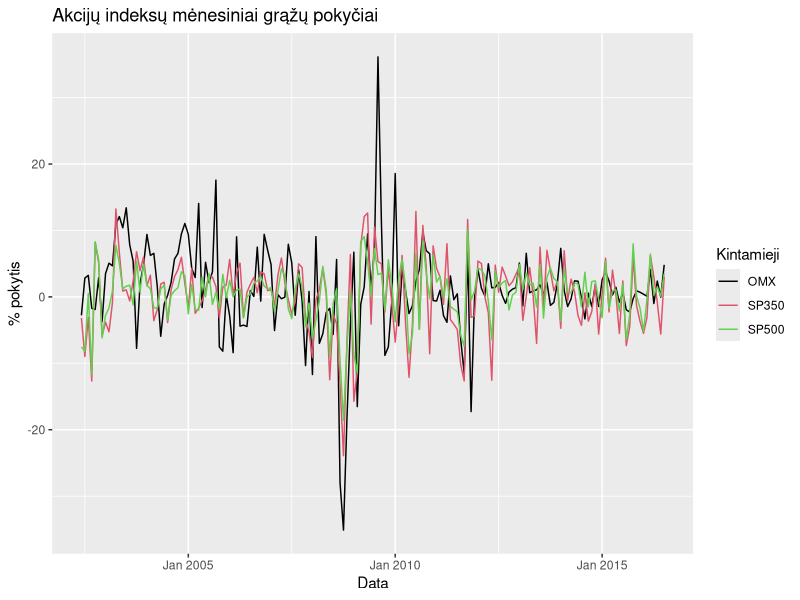
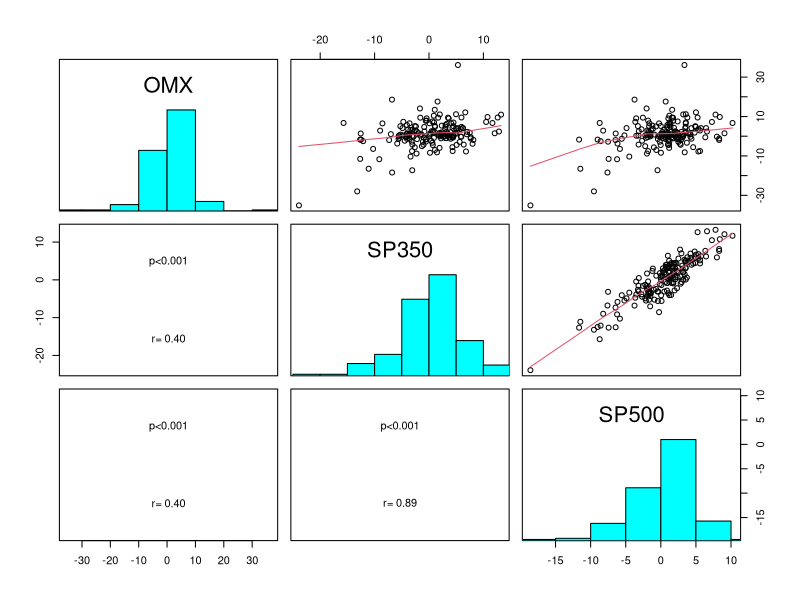

Here is the R script that generated these plots, in order: (Note: this script raises an error after producing the figures.)
## ---- chunk 1
library("quantmod")
library("forecast")
library("xts")
library("dplyr")
library("gridExtra")
library("dynlm")
library("ggplot2")
library("reshape2")
library("knitr")
library("tseries")
library("MASS")
library("car")
library("sandwich")
library("lmtest")
## ---- chunk 2
data=read.csv("rawdata.csv")



data[ data == ":" ] = NA
data=data[complete.cases(data),]
rownames(data)<-NULL
## ---- chunk 3
data2=apply(data[,-1],2,as.numeric)
rownames(data2)=data[,1]
data2=data.frame(data2)
data2$nedarbas=data2$nedarbas/10

data2[,c("OMX","SP350","SP500","kk","mp","ip")] = apply(data2[,c("OMX","SP350","SP500","kk","mp","ip")],2,log)    #logaritmuojama indeksai, akcijų kainos, kursas  

data2[,c("OMX","SP350","SP500","kk","mp","ip")]=data2[,c("OMX","SP350","SP500","kk","mp","ip")]*100

data2$euribor=((data2$euribor+1)^(1/12)-1)*12                    #reiketu gal menesio?
names(data2)[names(data2) == 'euribor'] <- 'palukanos'

data3=data.frame(diff(as.matrix(data2)))  
data3$euribor=data2$euribor[-1]
names(data3)[names(data3) == 'euribor'] <- 'palukanos'
data3$gkl = data$gkl[-1]    #gamintoju kainu lygio nereik diferencijuot nes jau yra pokytis %
#tsdisplay(data3$infliacija)

p=apply(data3[,],2,function(i)adf.test(i,k=1)$p.value)
p=data.frame(p)
p[,1] = round(p[,1], digits = 2)
kable(p)

data3$OMX=data3$OMX-data3$palukanos
data3$SP350=data3$SP350-data3$palukanos
data3$SP500=data3$SP500-data3$palukanos
## ---- chunk 4
panel.hist <- function(x, ...)    #ši funkcija reikalinga grafikų lentelei išbrėžti (histogramos pateikimui)                        
{
  usr <- par("usr"); on.exit(par(usr))
  par(usr = c(usr[1:2], 0, 1.5) )
  h <- hist(x, plot = FALSE)
  breaks <- h$breaks; nB <- length(breaks)
  y <- h$counts; y <- y/max(y)
  rect(breaks[-nB], 0, breaks[-1], y, col = "cyan", ...)
}

panel.cor2 <- function(x, y, digits=2, cex.cor)
{
  usr <- par("usr"); on.exit(par(usr))
  par(usr = c(0, 1, 0, 1))
  r <- abs(cor(x, y))
  txt <- format(c(r, 0.123456789), digits=digits)[1]
  test <- cor.test(x,y)
  Signif <- ifelse(round(test$p.value,3)<0.001,"p<0.001",paste("p=",round(test$p.value,3)))  
  text(0.5, 0.25, paste("r=",txt))
  text(.5, .75, Signif)
}
panel.cor <- function(x, y, digits = 2, prefix = "", cex.cor,...)    #ši funkcija reikalinga grafikų lentelei
    #išbrėžti (koreliacijos koeficiento radimui)
{
  usr <- par("usr"); on.exit(par(usr))
  par(usr = c(0, 1, 0, 1))
  r <- abs(cor(x, y))
  txt <- format(c(r, 0.123456789), digits = digits)[1]
  txt <- paste0(prefix, txt)
  if(missing(cex.cor)) cex.cor <- 0.8/strwidth(txt)
  text(0.5, 0.5, txt, cex = 3)
}
## ---- chunk 5
Data = rownames(data3)
Data=as.yearmon(Data, "%YM%m")

data3=cbind.data.frame(Data, data3)
## ---- chunk 6
Sys.setlocale(locale = "en_LT.UTF-8")
akc = melt(data3[,c("OMX","SP350","SP500","Data")], id=c("Data"))
ggplot(akc) + geom_line(aes(x=Data, y=value, colour=variable)) +
  scale_colour_manual(values=c(1:4))+ylab("% pokytis")+
  guides(col=guide_legend(title="Kintamieji")) +
  ggtitle("Akcijų indeksų mėnesiniai grąžų pokyčiai")
## ---- chunk 7
pairs(data3[,c("OMX","SP350","SP500")],upper.panel=panel.smooth,diag.panel=panel.hist, lower.panel=panel.cor2)
## ---- chunk 8
pairs(data3[,c("OMX","infliacija","nedarbas","kursas")],upper.panel=panel.smooth,diag.panel=panel.hist, lower.panel=panel.cor2)
## ---- chunk 9
pairs(data3[,c("OMX","mhope","phope","vhope","pramhope","vp")],upper.panel=panel.smooth,diag.panel=panel.hist, lower.panel=panel.cor2)
## ---- chunk 10


modelis = lm(OMX ~ lag(SP350,1)  + lag(phope,12)  + lag(ul,10)+lag(mhope, 3)+ lag(gkl, 9)+  lag(ip, 11)+lag(kursas,2),data=data3)  #prognozuojantis
modelis = lm(OMX ~ SP350  + lag(phope,12)  + lag(ul,10)+lag(mhope, 3)+ lag(gkl, 9)+  lag(ip, 11)+lag(kursas,2),data=data3)  #reiksmingumui

modelis = lm(OMX ~ lag(SP350,1)  + lag(phope,12)  + lag(gkl, 9),data=data3) 
summary(modelis)
kable(coeftest(modelis, vcov=vcovHC)[,])
ccf(data3$OMX,data3[,"nedarbas"])

# pairs(data3[,c("OMX","mhope","phope","vhope","pramhope","vp")],upper.panel=panel.smooth,diag.panel=panel.hist, lower.panel=panel.cor2)

Find_Max_CCF<- function(a,b)
{
 d <- ccf(a, b, plot = FALSE,na.action = na.pass)
 d = d[0:19] 
 cor = d$acf[,,1]
 lag = d$lag[,,1]
 res = data.frame(cor,lag)
 res_max = res[which.max(res$cor),]
 return(res_max)
} 
lagdata=data.frame()
for (i in 3:length(data4[1,])){
ccfvalues <- Find_Max_CCF(data4$OMX,data4[,i])
  if(i==3){lagdata=ccfvalues}
  else{
  lagdata=rbind(lagdata,ccfvalues)
  }
}

#priedui?
#par(mfrow=c(3,3))
for (i in 16:length(data4[1,])){

  ccf(data3$OMX,data3[,i])
  print(colnames(data3)[i])
}

names2=c("SP350","SP500","kk","dll","nedarbas","infliacija","mhope","phope","pramhope","shop","ta","ul","vhope","vp","mp","palukanos","gkl","ip","kursas")
rownames(lagdata)=names2
## ---- chunk 11
progn=numeric()
 for(i in 10:168){
  modelis = lm(OMX ~ lag(SP350,1)  + lag(phope,12)  + lag(gkl, 9),data=data3)   
   a=predict(modelis, data3[1:i+1,])
   progn=append(progn,a[length(a)])
   
 }
progn=as.numeric(progn)
a=cbind(progn,data3$OMX[12:length(data3$OMX)])
a=a[complete.cases(a),]
rownames(a)<-NULL
menesiai=c(1:length(a))
a=cbind(a,menesiai)
a[,c(1,2,3)]=a[,c(3,2,1)]
colnames(a)=c("menesiai","real","progn")
a=data.frame(a)
akc = melt(a[,c("progn","real","menesiai")], id=c("menesiai"))
ggplot(akc) + geom_line(aes(x=menesiai, y=value, colour=variable)) +
  scale_colour_manual(values=c(1:2))+ylab("% pokytis")+
  guides(col=guide_legend(title="Kintamieji")) +
  ggtitle("Akcijų indeksų mėnesiniai grąžų prognozės ir tikrieji duomenys")+ geom_hline(yintercept = 5)+geom_hline(yintercept = -5)

ggplot(akc) + geom_line(aes(x=menesiai, y=value, colour=variable)) +
  scale_colour_manual(values=c(1:2))+ylab("% pokytis")+
  guides(col=guide_legend(title="Kintamieji")) +
  ggtitle("Akcijų indeksų mėnesiniai grąžų prognozės ir tikrieji duomenys")+ geom_hline(yintercept = 2)+geom_hline(yintercept = -2)


## ---- chunk 12
modelis = lm(OMX ~ lag(SP350,1) + lag(kk,1) + lag(dll,1) + nedarbas + lag(infliacija,2) + lag(infliacija,3) + lag(infliacija,5) + lag(infliacija,7) + lag(infliacija,8) +lag(mhope,3) + lag(phope,12) + lag(pramhope,3) + lag(shope,4) + lag(ul,10) + lag(vhope,4) + lag(vp,0) + lag(mp,1) + lag(gkl,9) + lag(ip,0) + lag(ip,1) + lag(ip,4) + lag(kursas,2) , data=data3)

modelis_po_aic <- lm(formula = OMX ~ lag(SP350, 1) + lag(infliacija, 2) + lag(mhope, 3) + lag(phope,12) + lag(ul, 10) + lag(gkl, 9) + lag(ip, 4) + lag(kursas,2), data = data3)

datafr=data.frame(summary(modelis_po_aic)[c(4,8)] %>%  lapply(round,2))
colnames(datafr)=c("koeficientai","standartinis nuokrypis","koeficientu t reikšmes","p reiksme", "R kvadratas")

datafr[2:nrow(datafr),"R kvadratas"]="-"
kable(datafr)
## ---- chunk 13

modelis = lm(OMX ~ lag(SP350,1) + lag(kk,1) + lag(dll,1) + nedarbas + lag(infliacija,2) + lag(infliacija,3) + lag(infliacija,5) + lag(infliacija,7) + lag(infliacija,8) +lag(mhope,3) + lag(phope,12) + lag(pramhope,3) + lag(shope,4) + lag(ul,10) + lag(vhope,4) + lag(vp,0) + lag(mp,1) + lag(gkl,9) + lag(ip,0) + lag(ip,1) + lag(ip,4) + lag(kursas,2) , data=data4)


modelis_po_aic <- lm(formula = OMX ~ lag(SP350, 1) + lag(infliacija, 2) + lag(mhope, 3) + lag(phope,12) + lag(ul, 10) + lag(gkl, 9) + lag(ip, 4) + lag(kursas,2), data = data3)

kable(coeftest(modelis_po_aic, vcov=vcovHC)[,])

summary(modelis_po_aic)

summary(modelis_po_aic)[8]

modelis_po_aic <- lm(formula = OMX ~ lag(SP350, 1) + lag(infliacija, 2) + lag(mhope, 3) + lag(phope,12) + lag(ul, 10) + lag(gkl, 9) + lag(ip, 4) + lag(kursas,2), data = data4)



## ---- chunk 14
 par(mfrow = c(2, 2))
plot(modelis_po_aic)
## ---- chunk 15
res<-bptest(modelis_po_aic)
# p-value < 0.05, tai H0 negalime priimti - duomenys homoskedastiški.

## ---- chunk 16

Box.test(modelis_po_aic$res, fitdf=0, type="Lj")
#p-value >0.05, vadinasi H0 neatmetama. Galima teigti, kad liekanos yra baltasis triukšmas.
## ---- chunk 17
shapiro.test(modelis_po_aic$residuals)
# p-value > 0.05 - liekanos yra normalios
## ---- chunk 18

betu_lentele=data.frame()
for(i in 1:88){
   modelis_po_aic <- lm(formula = OMX ~ lag(SP350, 1) + lag(infliacija, 2) + lag(mhope, 3) + lag(phope,12) + lag(ul, 10) + lag(gkl, 9) + lag(ip, 4) + lag(kursas,2), na.action=na.omit,data = data3[i:(i+80),])
   betu_lentele=rbind(betu_lentele,modelis_po_aic$coeff)
}

betu_lentele=cbind(betu_lentele,81:168)
colnames(betu_lentele)=c("intercept"," lag(SP350, 1)","lag(infliacija, 2)","lag(mhope, 3)","lag(phope, 12)", "lag(ul, 10)", "lag(gkl, 9)","lag(ip, 4)","lag(kursas, 2)", "paskutinis menesis(is viso po 80 imtyje)")

betu_lentele=round(betu_lentele,3)
kable(betu_lentele)


zenklai=apply(betu_lentele[,-length(betu_lentele)],2,sign)
a=apply(zenklai[,-length(betu_lentele)],2,table)
kable(data.frame(unlist(a)))
## ---- chunk 19

betu_lentele=data.frame()
for(i in 1:128){
   modelis_po_aic <- lm(formula = OMX ~ lag(SP350, 1) + lag(infliacija, 2) + lag(mhope, 3) + lag(phope,12) + lag(ul, 10) + lag(gkl, 9) + lag(ip, 4) + lag(kursas,2), na.action=na.omit,data = data3[i:(i+40),])
   betu_lentele=rbind(betu_lentele,modelis_po_aic$coeff)
}

betu_lentele=cbind(betu_lentele,41:168)
colnames(betu_lentele)=c("intercept"," lag(SP350, 1)","lag(infliacija, 2)","lag(mhope, 3)","lag(phope, 12)", "lag(ul, 10)", "lag(gkl, 9)","lag(ip, 4)","lag(kursas, 2)", "paskutinis menesis(is viso po 40 imtyje)")

betu_lentele=round(betu_lentele,3)
kable(betu_lentele)


zenklai=apply(betu_lentele[,-length(betu_lentele)],2,sign)
a=apply(zenklai[,-length(betu_lentele)],2,table)
kable(data.frame(unlist(a)))
## ---- chunk 20

betu_lentele=data.frame()
for(i in 15:168){
   modelis = lm(OMX ~ lag(SP350,1)  + lag(phope,12)  + lag(ul,10)+lag(mhope, 3)+ lag(gkl, 9)+  lag(ip, 11)+lag(kursas,2),data=data3)  
   betu_lentele=rbind(betu_lentele,modelis$coeff)
}

betu_lentele=cbind(betu_lentele,15:168)
colnames(betu_lentele)=c("intercept"," lag(SP350, 1)","lag(infliacija, 2)","lag(mhope, 3)","lag(phope, 12)", "lag(ul, 10)", "lag(gkl, 9)","lag(ip, 4)","lag(kursas, 2)", "paskutinis menesis(is viso po 40 imtyje)")

betu_lentele=round(betu_lentele,3)
kable(betu_lentele)
plot(betu_lentele[,9],type="l")

zenklai=apply(betu_lentele[,-length(betu_lentele)],2,sign)
a=apply(zenklai[,-length(betu_lentele)],2,table)
kable(data.frame(unlist(a)))


## ---- chunk 21


gen=function(pradzia,pirkti){
b=sample(pradzia:169,length(pirkti),replace=F)
return(sum(data3[b,"OMX"]))
}

validation=function(pradzia){
  pirkti=numeric()
  shortinti=numeric()
  for(i in pradzia:168){
    modelis_po_aic <- lm(formula = OMX ~ lag(SP350, 1) + lag(infliacija, 2) + lag(mhope, 3) + lag(phope,12) + lag(ul, 10) + lag(gkl, 9) + lag(ip, 4) + lag(kursas,2), data = data3[1:i,])
   a=predict(modelis_po_aic, data3[1:i+1,])
   a=a[length(a)]
   if(matrix(a)[1]>5){pirkti=append(pirkti,i)}
   if(matrix(a)[1]<5){shorinti=append(shortinti,i)}
  }
graza=sum(data3[pirkti,"OMX"])+sum(data3[shortinti,"OMX"])*(-1)
random=replicate(1000,gen(pradzia,pirkti))
random2=replicate(1,gen(pradzia,shortinti))*(-1)

p=mean(random>graza)
vidurkis_random = mean(random)
if(p==0){p="nebuvo pirkimu"}
else{
  p=append(p,graza)
  p=append(p,vidurkis_random)
  p=append(p,length(pirkti))
  p=append(p,pradzia)
  p=round(p,3)
  }
return(p)                               
}

lentele=data.frame()
for(i in 30:168){
  lentele=rbind(lentele,validation(i))
  
}
lentele[,c(1:5)]=lentele[,c(5,2,3,1,4)]
colnames(lentele)=c("pradinis imties dydis","graza strategijos","vidutine random graza","tikimybe kad geriau uz random","sandoriu skaicius")
kable(lentele)
## ---- chunk 22
gen=function(pradzia,pirkti){
b=sample(pradzia:169,length(pirkti),replace=F)
return(sum(data3[b,"OMX"]))
}

validation=function(pradzia){
  pirkti=numeric()
  for(i in pradzia:168){
    modelis_po_aic <- lm(formula = OMX ~ lag(SP350, 1) + lag(infliacija, 2) + lag(mhope, 3) + lag(phope,12) + lag(ul, 10) + lag(gkl, 9) + lag(ip, 4) + lag(kursas,2), data = data3[1:i,])
    a=predict(modelis_po_aic, data3[1:i+1,])
    a=a[length(a)]
    if(matrix(a)[1]>3){pirkti=append(pirkti,i)}
}

graza=sum(data3[pirkti,"OMX"])
random=replicate(100000,gen(pradzia,pirkti))
p=mean(random>graza)
vidurkis_random = mean(random)
if(p==0){p="nebuvo pirkimu"}
else{
  p=append(p,graza)
  p=append(p,vidurkis_random)
  p=append(p,length(pirkti))
  p=append(p,pradzia)
  p=round(p,3)
  }
return(p)                               
}

lentele=data.frame()
for(i in 30:168){
  lentele=rbind(lentele,validation(i))
  
}
lentele[,c(1:5)]=lentele[,c(5,2,3,1,4)]
colnames(lentele)=c("pradinis imties dydis","graza strategijos","vidutine random graza","tikimybe kad geriau uz random","sandoriu skaicius")

kable(lentele)
